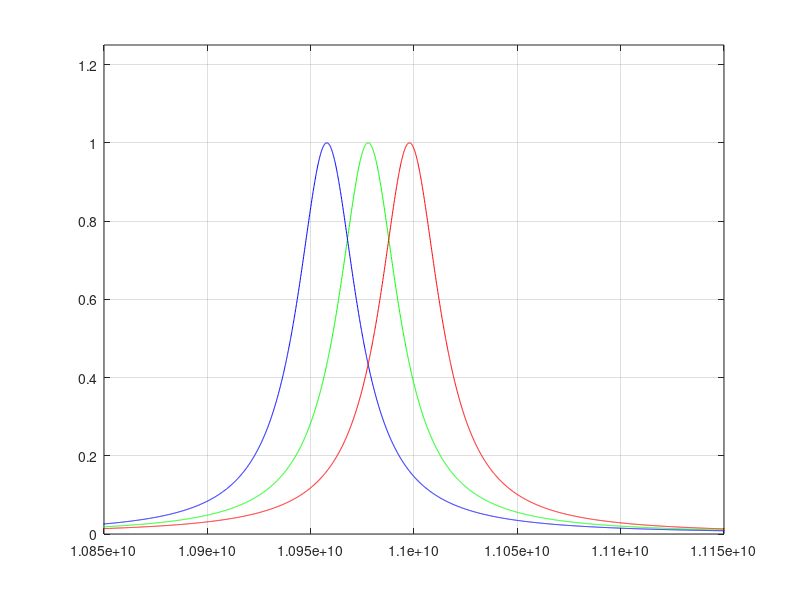

MATLAB code to generate this figure: (Note: this script raises an error after producing the figure.)
%% Build ideal Lozentzian
f=10.8e9:0.1e6:11.2e9;
fb=10.9778e9;
fbL=10.9578e9;
fbH=10.9978e9;
delf=35e6;


bgL=(1+4*((f-fbL)./delf).^2).^-1;
bg=(1+4*((f-fb)./delf).^2).^-1;
bgH=(1+4*((f-fbH)./delf).^2).^-1;

figure
plot(f,bg,'g')
grid on
hold on
plot(f,bgL,'b')
plot(f,bgH,'r')
axis([10.85e9 11.15e9 0 1.25])

xline(fb);
xline(fbL);
xline(fbH);